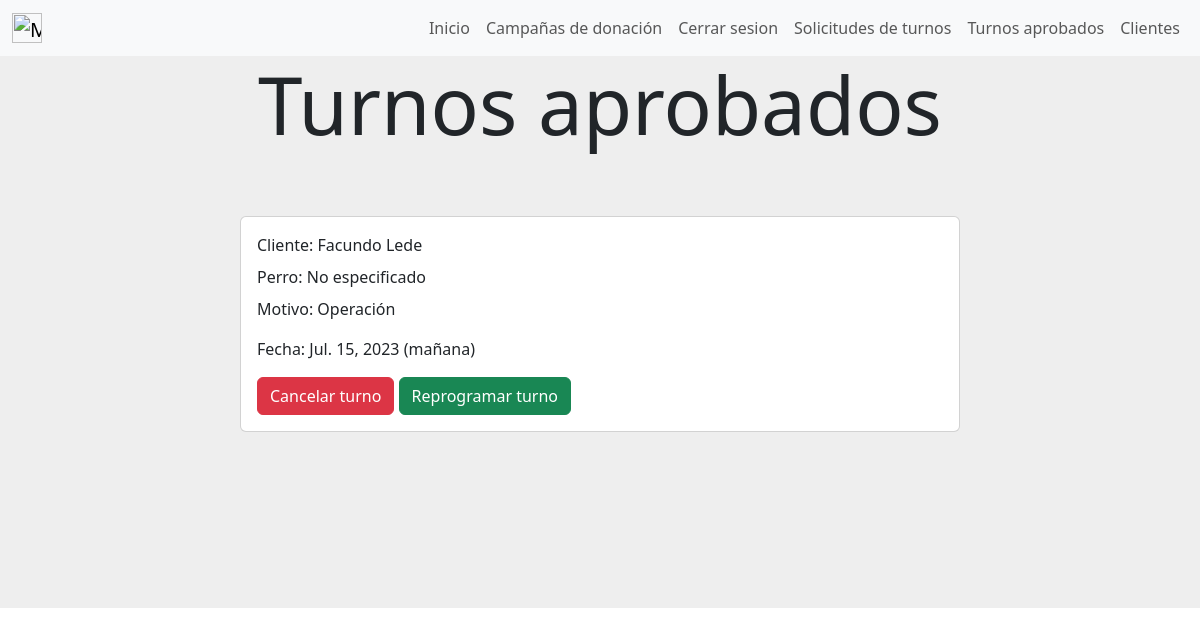
Before: /turnos_aprobados (signed in) with the older database file.
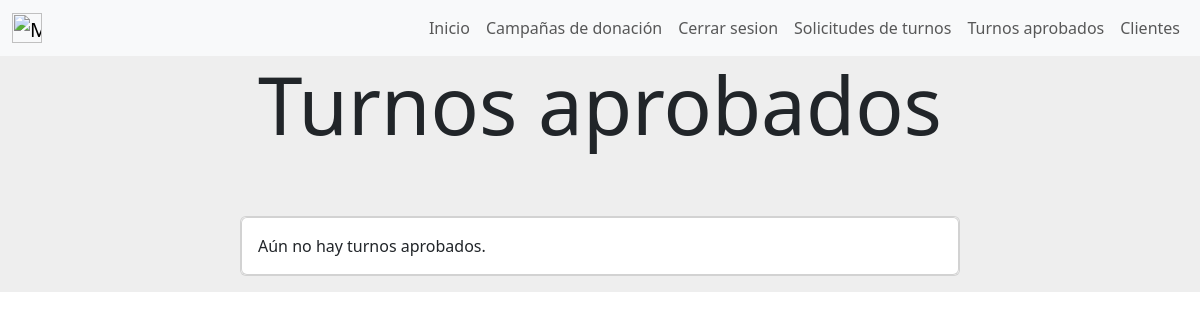
After: the same page with the newer database file.
### gestion_de_turnos/models.py (models this page shows, shortened)
class Turno(models.Model) :
    franja_horaria = models.CharField(max_length=50)
    motivo = models.ForeignKey(Servicio_veterinario, on_delete=models.CASCADE, default=None, null=True)
    fecha = models.DateField()
    estado = models.CharField(max_length=50, default="Pendiente", blank=True)
    created_by = models.ForeignKey(User, on_delete=models.CASCADE)
    perro = models.ForeignKey(Perro, on_delete=models.CASCADE, blank=True, default=None, null=True)
    class Meta:
        unique_together = (('franja_horaria','fecha','perro'))
        verbose_name='turno'
        verbose_name_plural='turnos'

### user/models.py (models this page shows)
class User(AbstractUser):
    dni = models.CharField(max_length=8, unique=True)
    email = models.EmailField(unique=True)

### gestion_de_servicios_prestados/models.py (models this page shows)
class Servicio_veterinario(models.Model):
    servicio = models.CharField(max_length=30)
    class Meta:
        verbose_name='servicio_veterinario'
        verbose_name_plural='servicios_veterinarios'
    def __str__ (self):
        return self.servicio

### gestion_de_turnos/views.py (the view)
# urls.py: path('turnos_aprobados',views.turnos_aprobados, name= "turnos_aprobados"),
def turnos_aprobados(request):
    turnos_pendientes=Turno.objects.filter(estado = "Aprobado")
    return render(request,"gestion_de_turnos/turnos_aprobados.html",{"turnos":turnos_pendientes})

### gestion_de_turnos/templates/gestion_de_turnos/turnos_aprobados.html (shortened to what this page needs)
{% extends "gestion_de_usuarios/base.html" %}
{% block content %}
{% if user.is_superuser %}
<div style="background-color:#eee;height: 20%;text-align: center;">
    <h1 class="display-1">Turnos aprobados</h1>
</div>
        {% if turnos.count == 0 %}
        <div style="background-color: #eee;background-position: center;background-size: cover; align-items: center;justify-content: center;display: flex;">
            <div class="card mb-3 element-home-color" style="width: 60%;">
                <div class="row g-0">
                    <div class="card">
                        <div class="card-body">
                            Aún no hay turnos aprobados.
                        </div>
                    </div>
                </div>
            </div>
        </div>
        {% else %}
            {% for turno in turnos %}
            <div style="background-color: #eee;background-position: center;background-size: cover; align-items: center;justify-content: center;display: flex;">
                <div class="card mb-3 element-home-color" style="width: 60%;">
                    <div class="row g-0">
                    <div class="col-md-8">
                        <div class="card-body">
                        <p class="card-title">Cliente: {{turno.created_by.first_name}} {{turno.created_by.last_name}}</p>
                        {% if turno.perro is not None %}
                        <p class="card-title">Perro: {{turno.perro.nombre}}</p>
                        {% else %}
                        <p class="card-title">Perro: No especificado</p>
                        {% endif %}
                        <p class="card-text">Motivo: {{turno.motivo}}</p>
                        <p class="card-text">Fecha: {{turno.fecha}} ({{turno.franja_horaria}})</p>
                        <a href ="#" class="btn btn-danger" onclick="cancelar_turno({{turno.id}})" style="color:white;">Cancelar turno</a>
                        <a href ="{% url 'reprogramar_turno_aprobado' turno.id %}" class="btn btn-success" style="color:white;">Reprogramar turno</a>
                        </div>
                    </div>
                    </div>
                </div>
            </div>
            {% endfor %}
<div style="background-color:#eee;height: 20%;">
</div>
{% endif %}
{% else %}
<img src="https://st.depositphotos.com/31068556/51146/v/600/depositphotos_511461970-stock-illustration-concept-design-of-an-empty.jpg" class="img-fluid rounded-start" alt="..." style="border-radius: 4px;">
{% endif %}
{% endblock %}

Changed rows visible on the page:
removed Turno: created_by.first_name "Facundo", created_by.last_name "Lede", shows "Perro: No especificado", motivo "Operación", fecha "Jul. 15, 2023", franja_horaria "mañana"
Other visible differences:
text now shown: "Aún no hay turnos aprobados."
